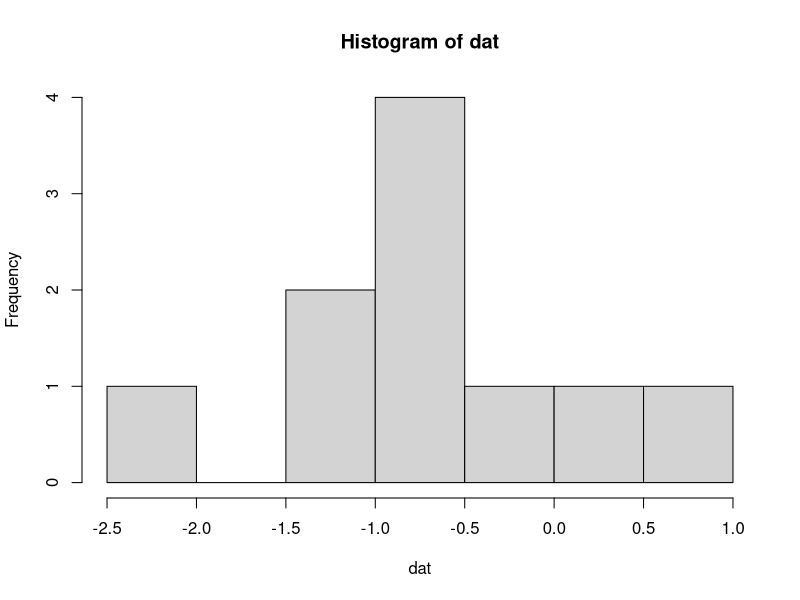
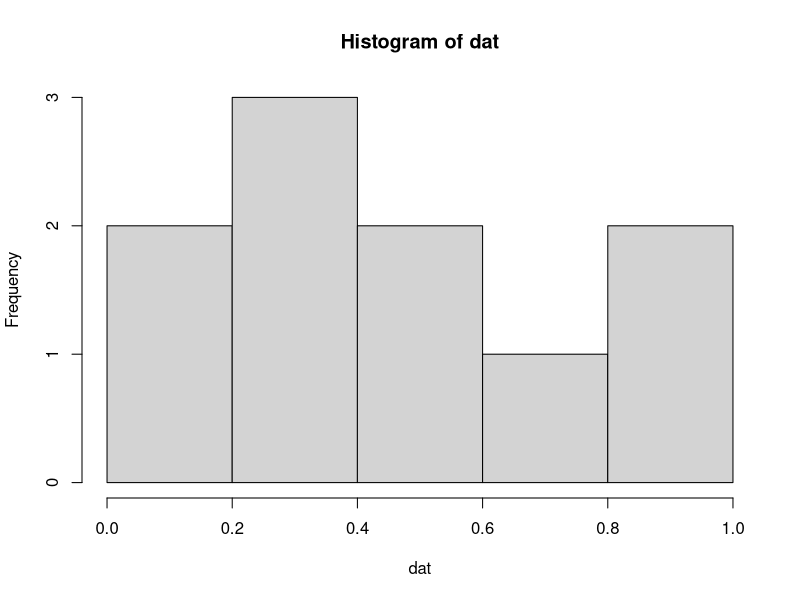

Reproduce these figures in R, in order. (Note: this script raises an error after producing the figures.)
distribHist <- function(n, distrib) {
  arg <- match.arg(distrib, c("normal", "unif"))
  dat <- switch(arg, "normal" = rnorm(n), "unif" = runif(n))
  hist(dat)
}

distribHist(10, "n")
distribHist(10, "un")
distribHist(1000, "uniform")
